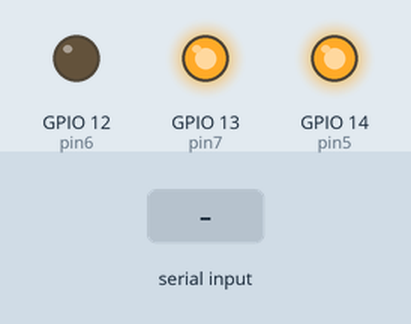
Recording of a sketch running on a simulated ESP8266 (NodeMCU). On the bench: output pins drawn as LEDs (lit = HIGH). The test bench sets the inputs (shaded band). WiFi joins after 1.5 s; servers stay silent unless stated; what the sketch prints to the serial monitor is not drawn.

Above: at 2.8 s.
2.9 s: "H" received over Serial
At 3.3 s:
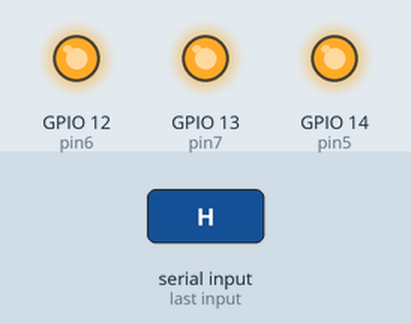
4.4 s: "3" received over Serial
At 5.6 s:
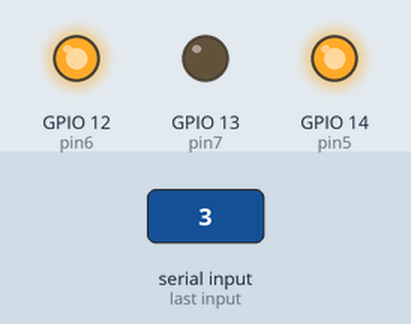
5.9 s: "4" received over Serial
At 6.8 s:
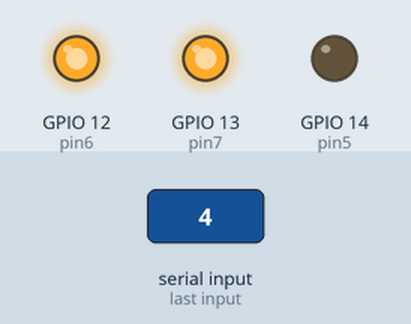
7.4 s: "L" received over Serial
At 8.0 s:
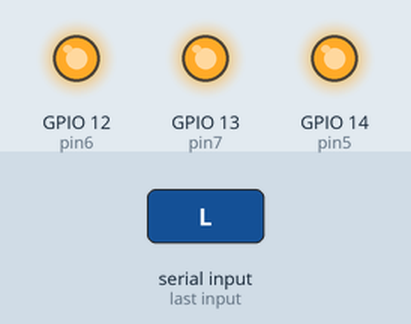
8.9 s: "2" received over Serial
At 10.3 s:
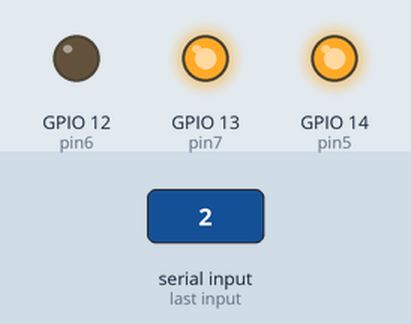
Timing chart, 0 to 11.4 s (numbered marks = the images above; inputs shaded):
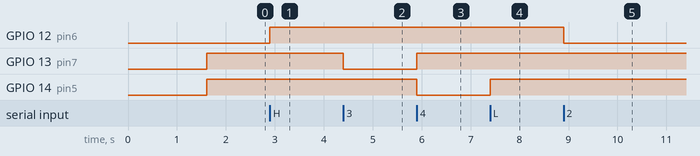

The sketch:

FanController_copy.ino
```cpp
#include <ESP8266WiFi.h>
#include <WiFiUdp.h>

int pin5 = 14;
int pin6 = 12;
int pin7 = 13;

int incomingByte = 0;

//wifi stuff
const char* ssid     = "WillTradePasswordForBeer"; // wifi network name
const char* password = "02civicsi"; // wifi network password

WiFiUDP Udp;
unsigned int localUdpPort = 1999;
char incomingPacket[255];

void setup(void) {
  Serial.begin(115200);
  delay(10);

// We start by connecting to a WiFi network
  Serial.print("Connecting to ");
  Serial.println(ssid);
  WiFi.begin(ssid, password);
  while (WiFi.status() != WL_CONNECTED) {
      delay(500);
      Serial.print(".");
  }
  Serial.println("WiFi connected");
  Serial.println("IP address: ");
  Serial.println(WiFi.localIP());
  Serial.println("Starting UDP");
  Udp.begin(localUdpPort);

//set pin modes
  pinMode(pin5, OUTPUT);//0
  pinMode(pin6, OUTPUT);//1
  pinMode(pin7, OUTPUT);//2
  delay(100);
  //set default state
  low();
}

void off(){
  Serial.println("OFF");
  digitalWrite(pin5,HIGH);
  digitalWrite(pin6,HIGH);
  digitalWrite(pin7,HIGH);
}

void low(){
  Serial.println("LOW");
  digitalWrite(pin5,HIGH);
  digitalWrite(pin6,LOW);
  digitalWrite(pin7,HIGH);
}

void medium(){
  Serial.println("MEDIUM");
  digitalWrite(pin5,HIGH);
  digitalWrite(pin6,HIGH);
  digitalWrite(pin7,LOW);
}

void high(){
  Serial.println("HIGH");
  digitalWrite(pin5,LOW);
  digitalWrite(pin6,HIGH);
  digitalWrite(pin7,HIGH);
}

void loop() {

  //listen for packets
  int packetSize = Udp.parsePacket();
  if (packetSize){
    int len = Udp.read(incomingPacket, 255);
    if (len > 0){
      incomingPacket[len] = 0;
    }
    Serial.printf("UDP packet contents: %s\n", incomingPacket);
    if (incomingPacket[4] == 'H'){
        high();
    } else if (incomingPacket[4] == 'L'){
        low();
    }
  }

  if (Serial.available() > 0) {
    // read the incoming byte:
    incomingByte = Serial.read();
    //set fan based on input
    switch (incomingByte) {
      case '1':
        off();
        break;
      case '2':
        low();
        break;
      case '3':
        medium();
        break;
      case '4':
        high();
        break;
      default:
        off();
    }
  }
}
```

Measured:
- after the input at 2.9 s, GPIO 12 (pin6): LOW → HIGH at once
- after the input at 4.4 s, GPIO 13 (pin7): HIGH → LOW at once
- after the input at 5.9 s, GPIO 13 (pin7): LOW → HIGH at once; GPIO 14 (pin5): HIGH → LOW at once
- after the input at 7.4 s, GPIO 14 (pin5): LOW → HIGH at once
- after the input at 8.9 s, GPIO 12 (pin6): HIGH → LOW at once
